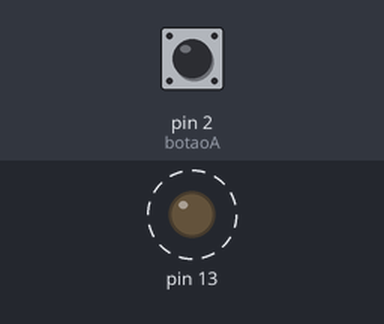
This sketch was run on a simulated Arduino Uno, built with avr-gcc and run on an emulated ATmega328P. On the bench: output pins drawn as LEDs (lit = HIGH). Dashed ring = blinking. The test bench sets the inputs (shaded band); at power-on: pin 2 (botaoA) HIGH.

Above: at 0.5 s.
Timing chart, 0 to 4.6 s (numbered marks = the images above):
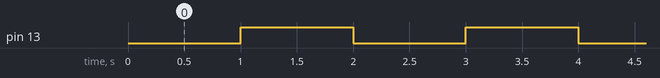

Measured:
- by itself, pin 13: alternates HIGH for 1.0 s and LOW for 1.0 s

The sketch:

mills-e-pullup.ino
```cpp
#define botaoA 2
#define INTERVALO 1000
unsigned long tempo_anterior = 0;
bool estado = 0;

void setup() {
  pinMode(13, OUTPUT);
  pinMode(botaoA, INPUT_PULLUP);
}

void loop() {
  unsigned long tempo_atual = millis();
   if ((tempo_atual - tempo_anterior) >= INTERVALO) {
     estado = !estado;
     digitalWrite(13, estado);
    tempo_anterior = tempo_atual;

  bool botao = !digitalRead(botaoA);
  if (botao == 1) {
  }
}
}
```
